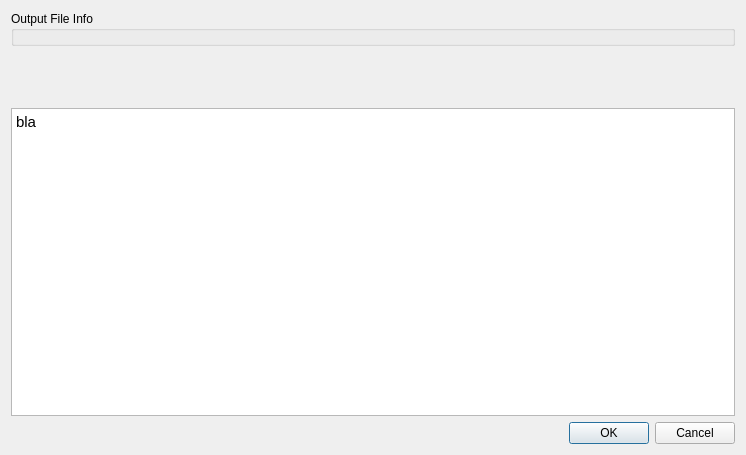
<?xml version="1.0" encoding="UTF-8"?>
<ui version="4.0">
 <class>Dialog</class>
 <widget class="QDialog" name="Dialog">
  <property name="geometry">
   <rect>
    <x>0</x>
    <y>0</y>
    <width>746</width>
    <height>455</height>
   </rect>
  </property>
  <property name="sizePolicy">
   <sizepolicy hsizetype="Preferred" vsizetype="Preferred">
    <horstretch>0</horstretch>
    <verstretch>0</verstretch>
   </sizepolicy>
  </property>
  <property name="windowTitle">
   <string>Plugin Export Options</string>
  </property>
  <layout class="QVBoxLayout" name="verticalLayout">
   <item>
    <widget class="QGroupBox" name="groupBox_5">
     <property name="title">
      <string>Output File Info</string>
     </property>
     <layout class="QVBoxLayout" name="verticalLayout_3">
      <property name="margin">
       <number>6</number>
      </property>
     </layout>
    </widget>
   </item>
   <item>
    <widget class="FileExportOptionsWidget" name="exportFileOptionsWidget" native="true">
     <property name="enabled">
      <bool>true</bool>
     </property>
     <property name="sizePolicy">
      <sizepolicy hsizetype="Preferred" vsizetype="Expanding">
       <horstretch>0</horstretch>
       <verstretch>0</verstretch>
      </sizepolicy>
     </property>
     <property name="maximumSize">
      <size>
       <width>16777215</width>
       <height>50</height>
      </size>
     </property>
    </widget>
   </item>
   <item>
    <widget class="QTextEdit" name="metaInfoTextEdit">
     <property name="enabled">
      <bool>true</bool>
     </property>
     <property name="html">
      <string>&lt;!DOCTYPE HTML PUBLIC &quot;-//W3C//DTD HTML 4.0//EN&quot; &quot;http://www.w3.org/TR/REC-html40/strict.dtd&quot;&gt;
&lt;html&gt;&lt;head&gt;&lt;meta name=&quot;qrichtext&quot; content=&quot;1&quot; /&gt;&lt;style type=&quot;text/css&quot;&gt;
p, li { white-space: pre-wrap; }
&lt;/style&gt;&lt;/head&gt;&lt;body style=&quot; font-family:'Ubuntu'; font-size:11pt; font-weight:400; font-style:normal;&quot;&gt;
&lt;p style=&quot; margin-top:0px; margin-bottom:0px; margin-left:0px; margin-right:0px; -qt-block-indent:0; text-indent:0px;&quot;&gt;bla&lt;/p&gt;&lt;/body&gt;&lt;/html&gt;</string>
     </property>
    </widget>
   </item>
   <item>
    <widget class="QDialogButtonBox" name="buttonBox">
     <property name="orientation">
      <enum>Qt::Horizontal</enum>
     </property>
     <property name="standardButtons">
      <set>QDialogButtonBox::Cancel|QDialogButtonBox::Ok</set>
     </property>
    </widget>
   </item>
  </layout>
 </widget>
 <customwidgets>
  <customwidget>
   <class>FileExportOptionsWidget</class>
   <extends>QWidget</extends>
   <header>ilastik.workflows.tracking.conservation.fileExportOptionsWidget</header>
   <container>1</container>
  </customwidget>
 </customwidgets>
 <resources/>
 <connections/>
</ui>
